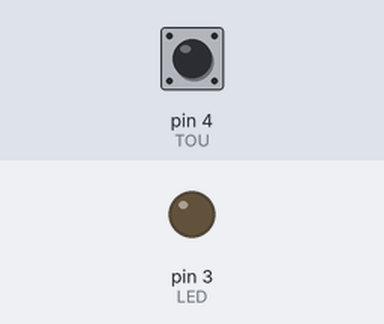
Bench run of a sketch on a simulated Arduino Uno, built with avr-gcc and run on an emulated ATmega328P. On the bench: output pins drawn as LEDs (lit = HIGH). The inputs (shaded band) are chosen by the test bench; at power-on: pin 4 (TOU) LOW.

Above: at 1.2 s.
1.3 s: pin 4 (TOU) pulsed HIGH 2 times (0.12 s each, 0.3 s apart)
At 2.8 s:
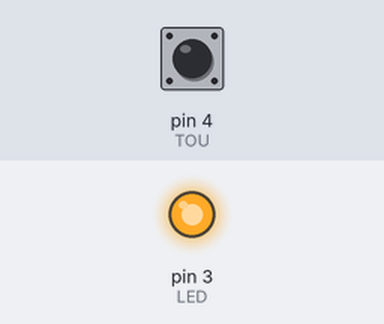
Timing chart, 0 to 4.3 s (numbered marks = the images above; inputs shaded):
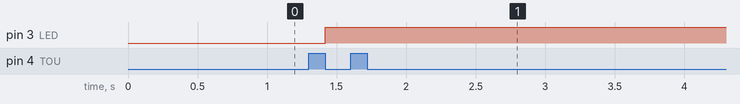

Measured:
- after the input at 1.3 s, pin 3 (LED): LOW → HIGH after 0.12 s

The sketch:

testes.ino
```cpp
#define LED 3
#define TOU 4
int tempo=0;
int TO=0;
void setup() {
  pinMode(LED, OUTPUT);
  pinMode(TOU, INPUT);
}

void loop() {

  TO = digitalRead(TOU);
  while(TO==1){
  TO = digitalRead(TOU);
  tempo=millis();
  }
  if(tempo>=1000){
    //delay(1000);
    digitalWrite(LED, HIGH);


  }else{
    digitalWrite(LED, LOW);
  }

}
```
